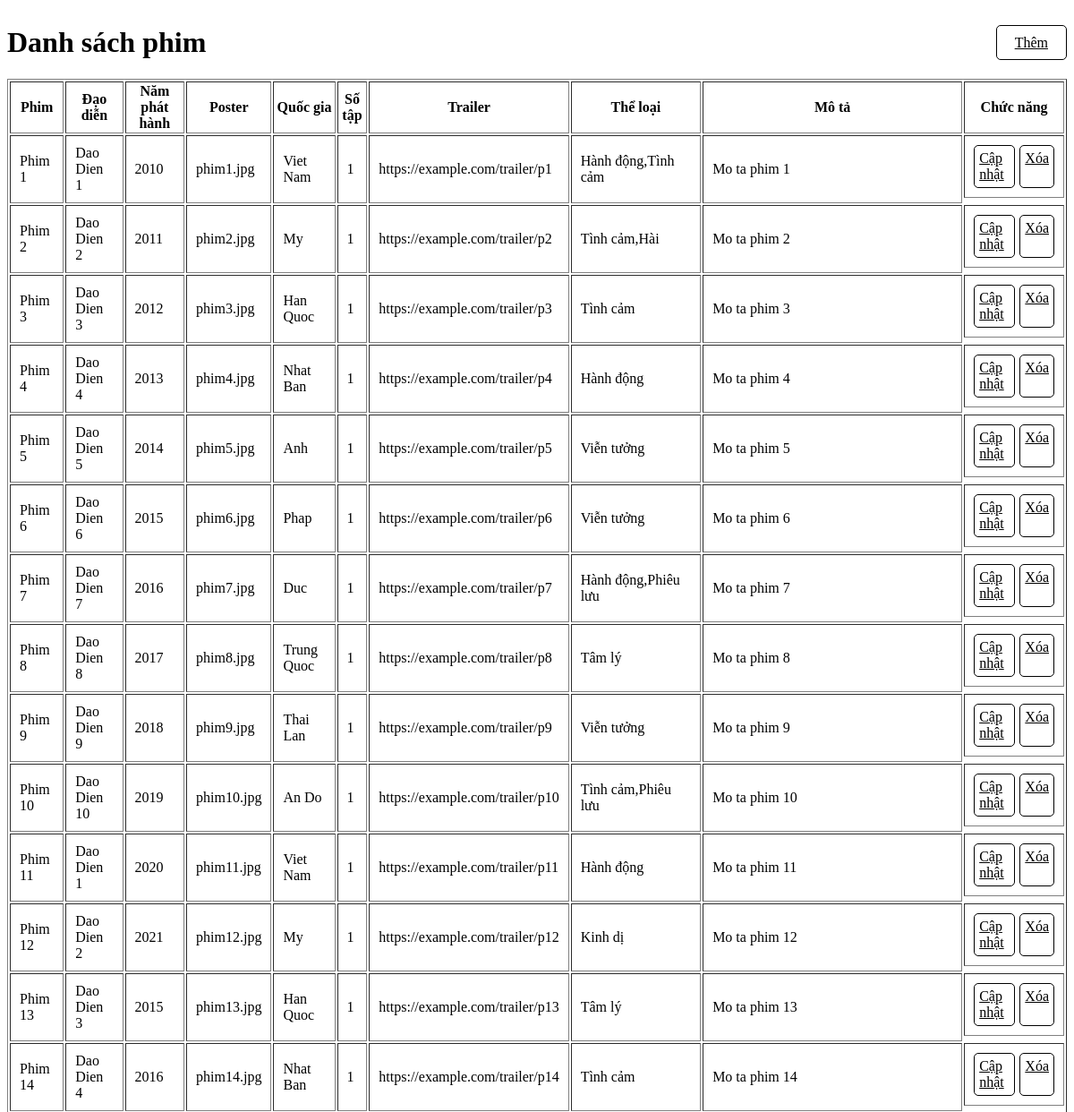
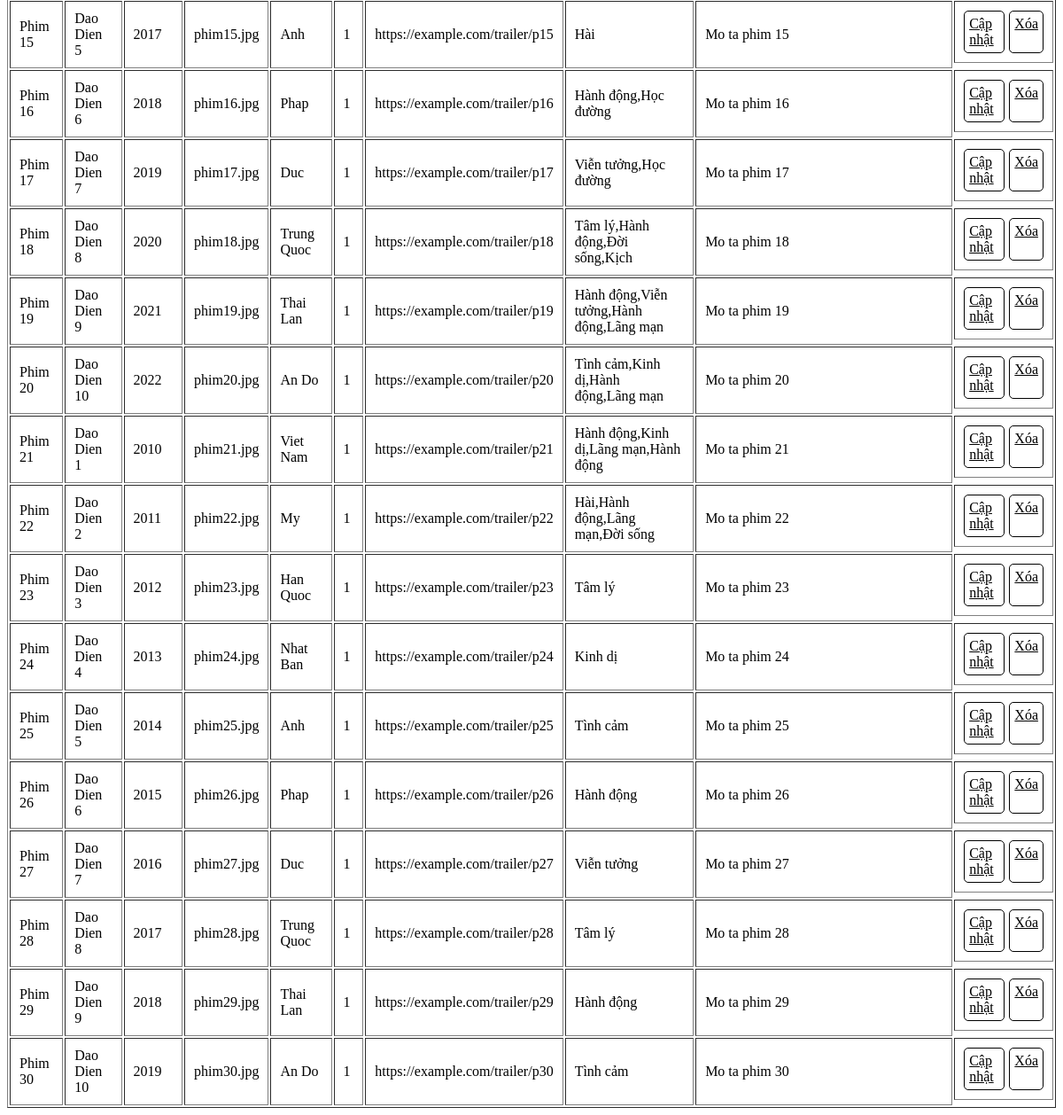
The page /Nhom2/BUOI2/phim.php on the database its author committed (2 pictures, top to bottom).
### tables this page shows
CREATE TABLE IF NOT EXISTS phim (
    id INT PRIMARY KEY AUTO_INCREMENT,
    ten_phim VARCHAR(255) NOT NULL,
    dao_dien_id INT,
    nam_phat_hanh INT,
    poster VARCHAR(255),
    quoc_gia_id INT,
    so_tap INT,
    trailer VARCHAR(255),
    mo_ta TEXT,
    FOREIGN KEY (dao_dien_id) REFERENCES nguoi_dung(id),
    FOREIGN KEY (quoc_gia_id) REFERENCES quoc_gia(id)
);

CREATE TABLE IF NOT EXISTS nguoi_dung (
    id INT PRIMARY KEY AUTO_INCREMENT,
    ten_dang_nhap VARCHAR(50) NOT NULL,
    mat_khau VARCHAR(50) NOT NULL,
    ho_ten VARCHAR(50),
    email VARCHAR(50),
    sdt VARCHAR(10),
    vai_tro_id INT,
    ngay_sinh DATETIME,
    FOREIGN KEY (vai_tro_id) REFERENCES vai_tro(id)
);

CREATE TABLE IF NOT EXISTS quoc_gia (
    id INT PRIMARY KEY AUTO_INCREMENT,
    ten_quoc_gia VARCHAR(50) NOT NULL
);

### Nhom2/BUOI2/phim.php (the view, shortened to what this page needs)
<!DOCTYPE html>
<html lang="en">
<head>
</head>
<body>
    <div class="control">
        <h1>Danh sách phim</h1>
        <div>
            <a class="them" href="index.php?page_layout=themphim">Thêm</a>
        </div>
    </div>
    <table border=1>
        <tr>
            <th>Phim</th>
            <th>Đạo diễn</th>
            <th>Năm phát hành</th>
            <th>Poster</th>
            <th>Quốc gia</th>
            <th>Số tập</th>
            <th>Trailer</th>
            <th>Thể loại</th>
            <th>Mô tả</th>
            <th>Chức năng</th>
        </tr>
        <?php
            include("connect.php");
            $sql = "SELECT p.*, qg.ten_quoc_gia, nd.ho_ten as ten_dao_dien, GROUP_CONCAT(tl.ten_the_loai) AS the_loai FROM phim p JOIN quoc_gia qg ON p.quoc_gia_id = qg.id JOIN nguoi_dung nd ON p.dao_dien_id = nd.id JOIN phim_the_loai ptl ON p.id = ptl.phim_id JOIN the_loai tl ON tl.id = ptl.the_loai_id GROUP BY p.id";
            $result = mysqli_query($conn, $sql);
            while($row = mysqli_fetch_array($result)){
        ?>
        <tr>
            <td><?php echo $row["ten_phim"] ?></td>
            <td><?php echo $row["ten_dao_dien"] ?></td>
            <td><?php echo $row["nam_phat_hanh"] ?></td>
            <td><?php echo $row["poster"] ?></td>
            <td><?php echo $row["ten_quoc_gia"] ?></td>
            <td><?php echo $row["so_tap"] ?></td>
            <td><?php echo $row["trailer"] ?></td>
            <td><?php echo $row["the_loai"] ?></td>
            <td class="mota"><?php echo $row["mo_ta"] ?></td>
            <td class="chucnang">
                <a class="btn" href="index.php?page_layout=capnhatphim&id=<?php echo $row["id"] ?>">Cập nhật</a>
                <a class="btn" href="xoaphim.php?id=<?php echo $row["id"] ?>">Xóa</a>
            </td>
        </tr>
        <?php }?>
    </table>
</body>
</html>

### Nhom2/BUOI2/phim.php (style rules this page uses)
table { width: 100%; }
.btn { padding: 5px; color: black; border: 1px solid black; border-radius: 5px; }
.them { background-color: white; border: 1px solid black; padding: 10px 20px; color: black; border-radius: 5px; }
td { padding: 10px; }
.chucnang { display: flex; gap: 5px; justify-content: center; }
.control { display: flex; align-items: center; justify-content: space-between; }
.mota { width: 25%; }

### rows shown on the page
phim: ten_phim "Phim 1", dao_dien.ho_ten "Dao Dien 1", nam_phat_hanh "2010", poster "phim1.jpg", quoc_gia.ten_quoc_gia "Viet Nam", so_tap "1", trailer "https://example.com/trailer/p1", the_loai "Hành động,Tình cảm", mo_ta "Mo ta phim 1"
phim: ten_phim "Phim 2", dao_dien.ho_ten "Dao Dien 2", nam_phat_hanh "2011", poster "phim2.jpg", quoc_gia.ten_quoc_gia "My", so_tap "1", trailer "https://example.com/trailer/p2", the_loai "Tình cảm,Hài", mo_ta "Mo ta phim 2"
phim: ten_phim "Phim 3", dao_dien.ho_ten "Dao Dien 3", nam_phat_hanh "2012", poster "phim3.jpg", quoc_gia.ten_quoc_gia "Han Quoc", so_tap "1", trailer "https://example.com/trailer/p3", the_loai "Tình cảm", mo_ta "Mo ta phim 3"
phim: ten_phim "Phim 4", dao_dien.ho_ten "Dao Dien 4", nam_phat_hanh "2013", poster "phim4.jpg", quoc_gia.ten_quoc_gia "Nhat Ban", so_tap "1", trailer "https://example.com/trailer/p4", the_loai "Hành động", mo_ta "Mo ta phim 4"
phim: ten_phim "Phim 5", dao_dien.ho_ten "Dao Dien 5", nam_phat_hanh "2014", poster "phim5.jpg", quoc_gia.ten_quoc_gia "Anh", so_tap "1", trailer "https://example.com/trailer/p5", the_loai "Viễn tưởng", mo_ta "Mo ta phim 5"
phim: ten_phim "Phim 6", dao_dien.ho_ten "Dao Dien 6", nam_phat_hanh "2015", poster "phim6.jpg", quoc_gia.ten_quoc_gia "Phap", so_tap "1", trailer "https://example.com/trailer/p6", the_loai "Viễn tưởng", mo_ta "Mo ta phim 6"
phim: ten_phim "Phim 7", dao_dien.ho_ten "Dao Dien 7", nam_phat_hanh "2016", poster "phim7.jpg", quoc_gia.ten_quoc_gia "Duc", so_tap "1", trailer "https://example.com/trailer/p7", the_loai "Hành động,Phiêu lưu", mo_ta "Mo ta phim 7"
phim: ten_phim "Phim 8", dao_dien.ho_ten "Dao Dien 8", nam_phat_hanh "2017", poster "phim8.jpg", quoc_gia.ten_quoc_gia "Trung Quoc", so_tap "1", trailer "https://example.com/trailer/p8", the_loai "Tâm lý", mo_ta "Mo ta phim 8"
phim: ten_phim "Phim 9", dao_dien.ho_ten "Dao Dien 9", nam_phat_hanh "2018", poster "phim9.jpg", quoc_gia.ten_quoc_gia "Thai Lan", so_tap "1", trailer "https://example.com/trailer/p9", the_loai "Viễn tưởng", mo_ta "Mo ta phim 9"
phim: ten_phim "Phim 10", dao_dien.ho_ten "Dao Dien 10", nam_phat_hanh "2019", poster "phim10.jpg", quoc_gia.ten_quoc_gia "An Do", so_tap "1", trailer "https://example.com/trailer/p10", the_loai "Tình cảm,Phiêu lưu", mo_ta "Mo ta phim 10"
phim: ten_phim "Phim 11", dao_dien.ho_ten "Dao Dien 1", nam_phat_hanh "2020", poster "phim11.jpg", quoc_gia.ten_quoc_gia "Viet Nam", so_tap "1", trailer "https://example.com/trailer/p11", the_loai "Hành động", mo_ta "Mo ta phim 11"
phim: ten_phim "Phim 12", dao_dien.ho_ten "Dao Dien 2", nam_phat_hanh "2021", poster "phim12.jpg", quoc_gia.ten_quoc_gia "My", so_tap "1", trailer "https://example.com/trailer/p12", the_loai "Kinh dị", mo_ta "Mo ta phim 12"
phim: ten_phim "Phim 13", dao_dien.ho_ten "Dao Dien 3", nam_phat_hanh "2015", poster "phim13.jpg", quoc_gia.ten_quoc_gia "Han Quoc", so_tap "1", trailer "https://example.com/trailer/p13", the_loai "Tâm lý", mo_ta "Mo ta phim 13"
phim: ten_phim "Phim 14", dao_dien.ho_ten "Dao Dien 4", nam_phat_hanh "2016", poster "phim14.jpg", quoc_gia.ten_quoc_gia "Nhat Ban", so_tap "1", trailer "https://example.com/trailer/p14", the_loai "Tình cảm", mo_ta "Mo ta phim 14"
phim: ten_phim "Phim 15", dao_dien.ho_ten "Dao Dien 5", nam_phat_hanh "2017", poster "phim15.jpg", quoc_gia.ten_quoc_gia "Anh", so_tap "1", trailer "https://example.com/trailer/p15", the_loai "Hài", mo_ta "Mo ta phim 15"
phim: ten_phim "Phim 16", dao_dien.ho_ten "Dao Dien 6", nam_phat_hanh "2018", poster "phim16.jpg", quoc_gia.ten_quoc_gia "Phap", so_tap "1", trailer "https://example.com/trailer/p16", the_loai "Hành động,Học đường", mo_ta "Mo ta phim 16"
phim: ten_phim "Phim 17", dao_dien.ho_ten "Dao Dien 7", nam_phat_hanh "2019", poster "phim17.jpg", quoc_gia.ten_quoc_gia "Duc", so_tap "1", trailer "https://example.com/trailer/p17", the_loai "Viễn tưởng,Học đường", mo_ta "Mo ta phim 17"
phim: ten_phim "Phim 18", dao_dien.ho_ten "Dao Dien 8", nam_phat_hanh "2020", poster "phim18.jpg", quoc_gia.ten_quoc_gia "Trung Quoc", so_tap "1", trailer "https://example.com/trailer/p18", the_loai "Tâm lý,Hành động,Đời sống,Kịch", mo_ta "Mo ta phim 18"
phim: ten_phim "Phim 19", dao_dien.ho_ten "Dao Dien 9", nam_phat_hanh "2021", poster "phim19.jpg", quoc_gia.ten_quoc_gia "Thai Lan", so_tap "1", trailer "https://example.com/trailer/p19", the_loai "Hành động,Viễn tưởng,Hành động,Lãng mạn", mo_ta "Mo ta phim 19"
phim: ten_phim "Phim 20", dao_dien.ho_ten "Dao Dien 10", nam_phat_hanh "2022", poster "phim20.jpg", quoc_gia.ten_quoc_gia "An Do", so_tap "1", trailer "https://example.com/trailer/p20", the_loai "Tình cảm,Kinh dị,Hành động,Lãng mạn", mo_ta "Mo ta phim 20"
phim: ten_phim "Phim 21", dao_dien.ho_ten "Dao Dien 1", nam_phat_hanh "2010", poster "phim21.jpg", quoc_gia.ten_quoc_gia "Viet Nam", so_tap "1", trailer "https://example.com/trailer/p21", the_loai "Hành động,Kinh dị,Lãng mạn,Hành động", mo_ta "Mo ta phim 21"
phim: ten_phim "Phim 22", dao_dien.ho_ten "Dao Dien 2", nam_phat_hanh "2011", poster "phim22.jpg", quoc_gia.ten_quoc_gia "My", so_tap "1", trailer "https://example.com/trailer/p22", the_loai "Hài,Hành động,Lãng mạn,Đời sống", mo_ta "Mo ta phim 22"
phim: ten_phim "Phim 23", dao_dien.ho_ten "Dao Dien 3", nam_phat_hanh "2012", poster "phim23.jpg", quoc_gia.ten_quoc_gia "Han Quoc", so_tap "1", trailer "https://example.com/trailer/p23", the_loai "Tâm lý", mo_ta "Mo ta phim 23"
phim: ten_phim "Phim 24", dao_dien.ho_ten "Dao Dien 4", nam_phat_hanh "2013", poster "phim24.jpg", quoc_gia.ten_quoc_gia "Nhat Ban", so_tap "1", trailer "https://example.com/trailer/p24", the_loai "Kinh dị", mo_ta "Mo ta phim 24"
phim: ten_phim "Phim 25", dao_dien.ho_ten "Dao Dien 5", nam_phat_hanh "2014", poster "phim25.jpg", quoc_gia.ten_quoc_gia "Anh", so_tap "1", trailer "https://example.com/trailer/p25", the_loai "Tình cảm", mo_ta "Mo ta phim 25"
phim: ten_phim "Phim 26", dao_dien.ho_ten "Dao Dien 6", nam_phat_hanh "2015", poster "phim26.jpg", quoc_gia.ten_quoc_gia "Phap", so_tap "1", trailer "https://example.com/trailer/p26", the_loai "Hành động", mo_ta "Mo ta phim 26"
phim: ten_phim "Phim 27", dao_dien.ho_ten "Dao Dien 7", nam_phat_hanh "2016", poster "phim27.jpg", quoc_gia.ten_quoc_gia "Duc", so_tap "1", trailer "https://example.com/trailer/p27", the_loai "Viễn tưởng", mo_ta "Mo ta phim 27"
phim: ten_phim "Phim 28", dao_dien.ho_ten "Dao Dien 8", nam_phat_hanh "2017", poster "phim28.jpg", quoc_gia.ten_quoc_gia "Trung Quoc", so_tap "1", trailer "https://example.com/trailer/p28", the_loai "Tâm lý", mo_ta "Mo ta phim 28"
phim: ten_phim "Phim 29", dao_dien.ho_ten "Dao Dien 9", nam_phat_hanh "2018", poster "phim29.jpg", quoc_gia.ten_quoc_gia "Thai Lan", so_tap "1", trailer "https://example.com/trailer/p29", the_loai "Hành động", mo_ta "Mo ta phim 29"
phim: ten_phim "Phim 30", dao_dien.ho_ten "Dao Dien 10", nam_phat_hanh "2019", poster "phim30.jpg", quoc_gia.ten_quoc_gia "An Do", so_tap "1", trailer "https://example.com/trailer/p30", the_loai "Tình cảm", mo_ta "Mo ta phim 30"
